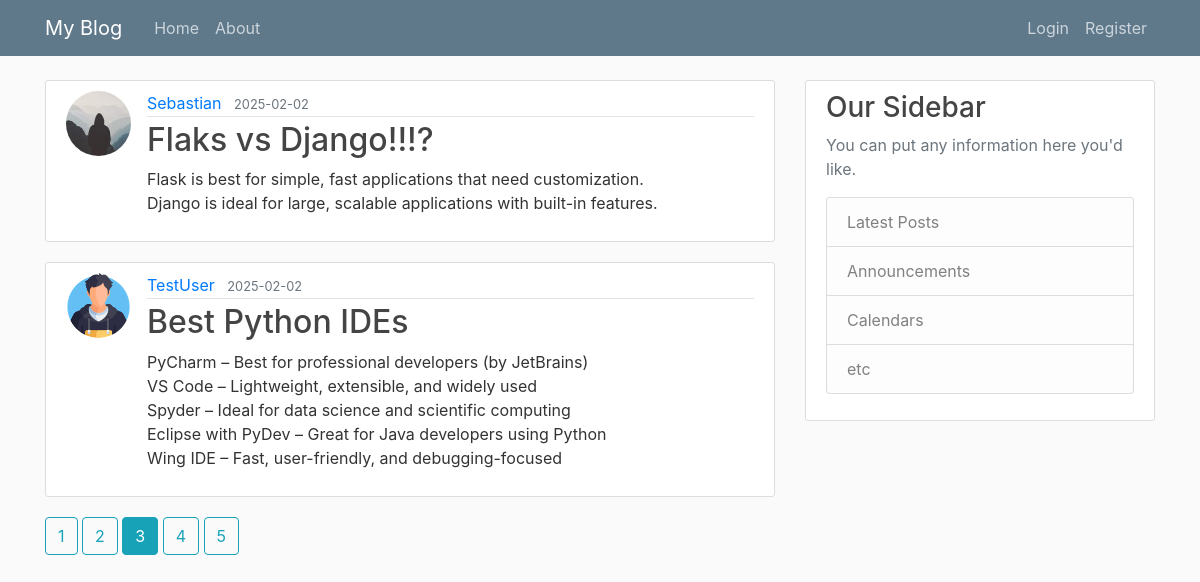
Screenshot of /home?page=3 with the database file from the repository.
### flaskblog/models.py (models this page shows, shortened)
class Post(db.Model):
    id = db.Column(db.Integer, primary_key=True)
    title=db.Column(db.String(100),nullable=False)
    date_posted=db.Column(db.DateTime,nullable=False,default=datetime.utcnow)
    content=db.Column(db.Text,nullable=False)
    user_id=db.Column(db.Integer,db.ForeignKey("user.id"),nullable=False)

class User(db.Model, UserMixin):
    id = db.Column(db.Integer, primary_key=True)
    username = db.Column(db.String(20),unique=True,nullable=False)
    email = db.Column(db.String(120),unique=True,nullable=False)
    image_file = db.Column(db.String(20),nullable=False,default='default.jpg')
    password = db.Column(db.String(60),nullable=False)
    posts=db.relationship('Post',backref='author',lazy=True)

### flaskblog/main/routes.py (the view)
@main.route("/")
@main.route("/home")
def home():
    page=request.args.get('page',1,type=int)
    posts=Post.query.order_by(Post.date_posted.desc()).paginate(page=page,per_page=2)
    return render_template ("home.html",posts=posts)

### flaskblog/templates/home.html
{%extends 'layout.html'%} {%block content%} {%for post in posts.items%}
<article class="media content-section">
  <img
    class="rounded-circle article-img"
    src="{{url_for('static',filename='profile_pics/'+post.author.image_file)}}"
  />
  <div class="media-body">
    <div class="article-metadata">
      <a
        class="mr-2"
        href="{{url_for('users.user_posts',username=post.author.username)}}"
        >{{ post.author.username }}</a
      >
      <small class="text-muted"
        >{{ post.date_posted.strftime('%Y-%m-%d') }}</small
      >
    </div>
    <h2>
      <a class="article-title" href="{{url_for('posts.post',post_id=post.id)}}"
        >{{ post.title }}</a
      >
    </h2>
    <p class="article-content">{{ post.content }}</p>
  </div>
</article>
{%endfor%} {%for page_num in
posts.iter_pages(left_edge=1,right_edge=1,left_current=1,right_current=2)%} {%if
page_num%} {%if posts.page==page_num%}
<a class="btn btn-info mb-4" href="{{url_for('main.home',page=page_num)}}"
  >{{page_num}}</a
>
{%else%}
<a
  class="btn btn-outline-info mb-4"
  href="{{url_for('main.home',page=page_num)}}"
  >{{page_num}}</a
>
{%endif%} {%else%} ... {%endif%} {%endfor%} {%endblock content%}

### flaskblog/static/main.css (style rules this page uses)
body { background: #fafafa; color: #333333; margin-top: 5rem; }
h1, h2, h3, h4, h5, h6 { color: #444444; }
.content-section { background: #ffffff; padding: 10px 20px; border: 1px solid #dddddd; border-radius: 3px; margin-bottom: 20px; }
.article-title { color: #444444; }
.article-content { white-space: pre-line; }
.article-img { height: 65px; width: 65px; margin-right: 16px; }
.article-metadata { padding-bottom: 1px; margin-bottom: 4px; border-bottom: 1px solid #e3e3e3; }

### rows the page displays
Post: image_file (picture), author.username "Sebastian", date_posted "2025-02-02", title "Flaks vs Django!!!?", content "Flask is best for simple, fast applications that need customization. Django is ideal for large, scalable applications with built-in features."
Post: image_file (picture), author.username "TestUser", date_posted "2025-02-02", title "Best Python IDEs", content "PyCharm – Best for professional developers (by JetBrains) VS Code – Lightweight, extensible, and widely used Spyder – Ideal for data science and scientific computing Eclipse with PyDev – Great for Java developers using Python Wing IDE – Fast, user-friendly, and debugging-focused"

### other values shown
{{ page_num }} "1" "2" "4" "5"
{{ page_num }} "3"
